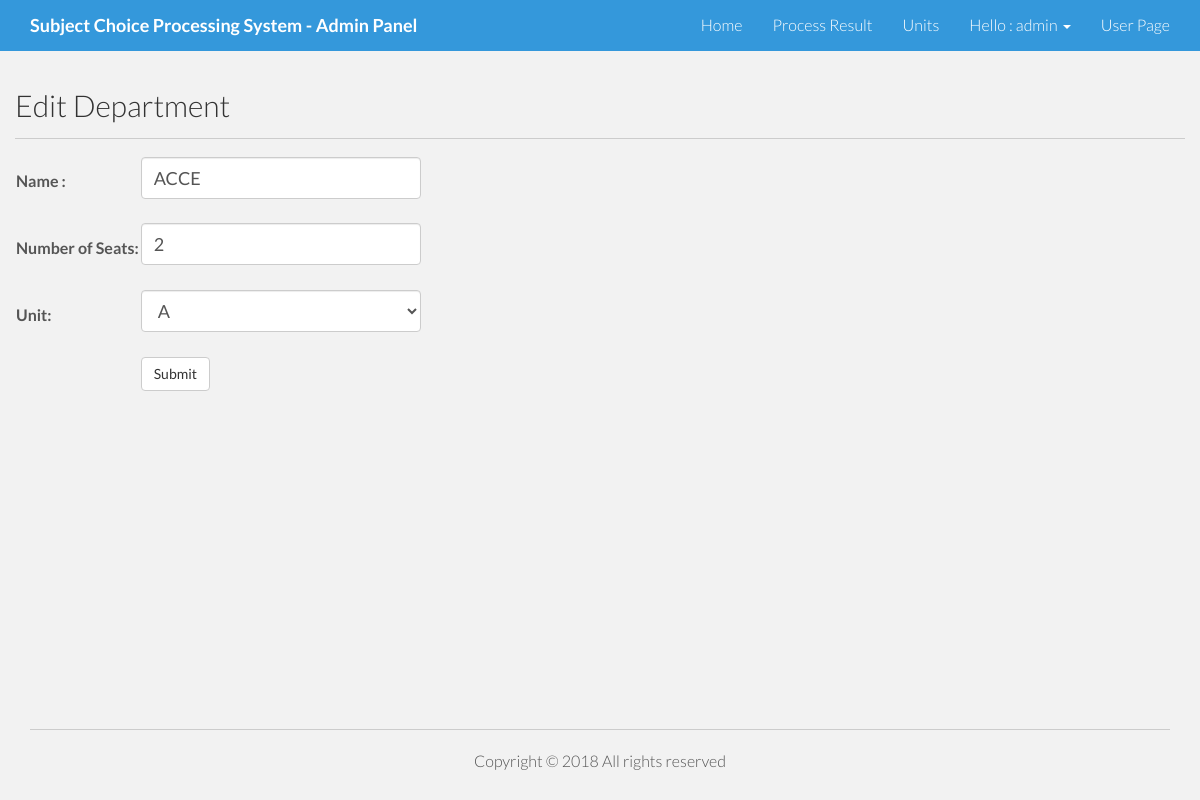
Screenshot of /admin/edit_department.php?deptid=7 (signed in) with the database file from the repository.
### tables this page shows
CREATE TABLE `tbl_departments` (
  `id` int(16) NOT NULL,
  `name` varchar(256) NOT NULL,
  `slug` varchar(256) NOT NULL,
  `seats` int(16) NOT NULL,
  `unit` varchar(256) NOT NULL
);

CREATE TABLE `tbl_units` (
  `id` int(16) NOT NULL,
  `name` varchar(256) NOT NULL,
  `slug` varchar(256) NOT NULL
);

### lib/Database.php (called while the page is built, shortened)
<?php
Class Database{
	public $host   = DB_HOST;
	public $user   = DB_USER;
	public $pass   = DB_PASS;
	public $dbname = DB_NAME;
	public $link;
	private function connectDB(){
	$this->link = new mysqli($this->host, $this->user, $this->pass, $this->dbname);
 }
	public function select($query){
		$result = $this->link->query($query) or die($this->link->error.__LINE__);
		if($result->num_rows > 0){
			return $result;
		} else {
			return false;
		}
	}
}

### admin/edit_department.php (the view, shortened to what this page needs)
<?php include 'inc/header.php'; ?>
    <div class="container">
      <div class="row">
        <h2>Edit Department</h2><hr>
            <?php
                $deptid = $_GET['deptid'];
                $query = "SELECT * from tbl_departments WHERE id=$deptid";
          $departments = $db->select($query);
          if($departments){
            while ($result = $departments->fetch_assoc()) {
                $name = $result['name'];
                $seats = $result['seats'];
                $unit = $result['unit'];
            }
          }
             ?>
                 <form action="" method="post">
                        <table class="form">
                            <tr>
                                <td>
                                    <label class="form-group">Name :</label>
                                </td>
                                <td>
                                    <input type="text" name="name" value="<?php echo $name; ?>" class="form-control" placeholder="Enter Department Name..."   class="medium" required/><br>
                                </td>
                            </tr>
                             <tr>
                                <td>
                                    <label class="form-group">Number of Seats:</label>
                                </td>
                                <td>
                                    <input type="number" name="seats" value="<?php echo $seats; ?>" class="form-control" placeholder="Enter the Number of Seats..."  class="medium" required/><br>
                                </td>
                            </tr>
                            <tr>
                                <td>
                                    <label class="form-group">Unit:</label>
                                </td>
                                <td>
                                     <select class="form-control" name="unit" id="unit" required>
       <?php
                                        $query = "SELECT * FROM tbl_units";
                                        $category = $db->select($query);
                                        if($category){
                                            while($result = $category->fetch_assoc()){
                                        ?>
                                    <option
                                    <?php
                                    if ($unit == $result['slug']) { ?>
                                    selected = "selected"
                                     <?php } ?> value="<?php echo $result['slug']; ?>"><?php echo $result['name']; ?></option>
                                    <?php } } ?>
  </select>
  <br>
                                </td>
                            </tr>
                             <tr>
                                <td>
                                </td>
                                <td>
                                    <input type="submit" class="btn btn-default" name="submit" Value="Submit" />
                                </td>
                            </tr>
                        </table>
                    </form>
      </div>
    </div>
<?php include 'inc/footer.php'; ?>

### assets/css/main.css (style rules this page uses)
body { background-color: #f2f2f2; font-family: 'Lato', sans-serif; font-weight: 300; font-size: 16px; color: #555; -webkit-font-smoothing: antialiased; -webkit-overflow-scrolling: touch; }
h1, h2, h3, h4, h5, h6 { font-family: 'Lato', sans-serif; font-weight: 300; color: #333; }
hr { display: block; height: 1px; border: 0; border-top: 1px solid #ccc; margin: 1em 0; padding: 0; }
.form-control { height: 42px; font-size: 18px; width: 280px; }
html, body { margin:0; padding:0; height:100%; }

### rows the page displays
tbl_departments: name "ACCE", seats "2", unit "A"

### other values shown
Session::get('username') "admin"
